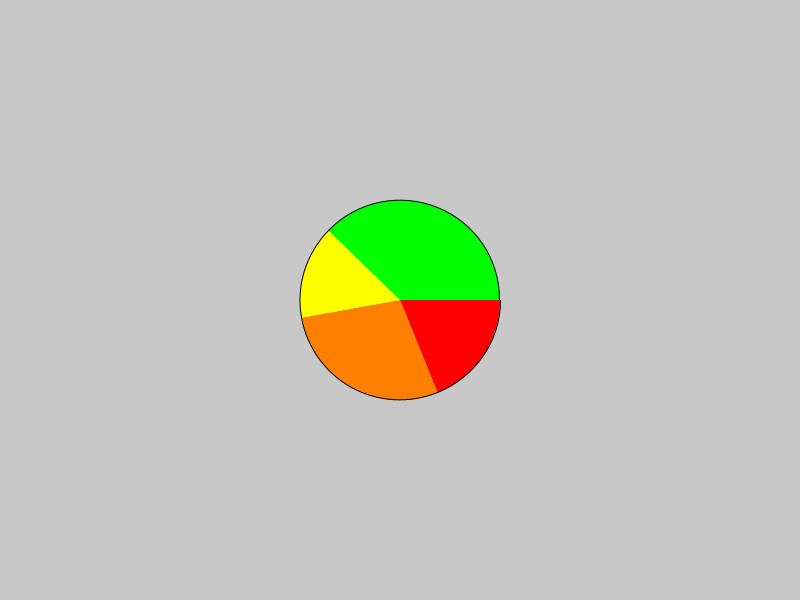
Frame 1 (no input)
Frame 60 (the mouse pressed at the canvas centre just before this capture): identical to frame 1, image omitted
Frame 120 (the mouse held since frame 60 and released just before this capture): identical to frame 1, image omitted

The Processing sketch that drew this single still picture (run headless with seeded random() and noise(); from frame 60 on, the mouse is pressed at the canvas centre):

// Processing sketch: donut
// ── donut.pde
void setup() 
{
  
  size(800,600);
}

void draw()
{
  background(200);
  
  translate(width/2, height/2);
  
  int x = 0;
  int y = 0;
  float values[] = new float[] {10.0, 15.0, 8.0, 20.0};
  color palette[]  = new color[]
  {
    color(255,0,0),
    color(255,128,0),
    color(255,255,0),
    color(0,255,0)
  };
  
  int totalValue = 0;
  
  for(int i = 0; i < values.length; i++)
  {
    totalValue += values[i];
  }
  
  float offset = 0;
   
  drawHole();
    
  for(int i = 0; i < values.length; i++)
  {
    fill(palette[i]);
    arc(x, y, 200, 200, offset, offset + (values[i]/totalValue) * TWO_PI);
    offset += (values[i]/totalValue) * TWO_PI;
  }
}

void drawHole()
{
  noFill();
  arc(0,0,100,100,0,TWO_PI);
}
